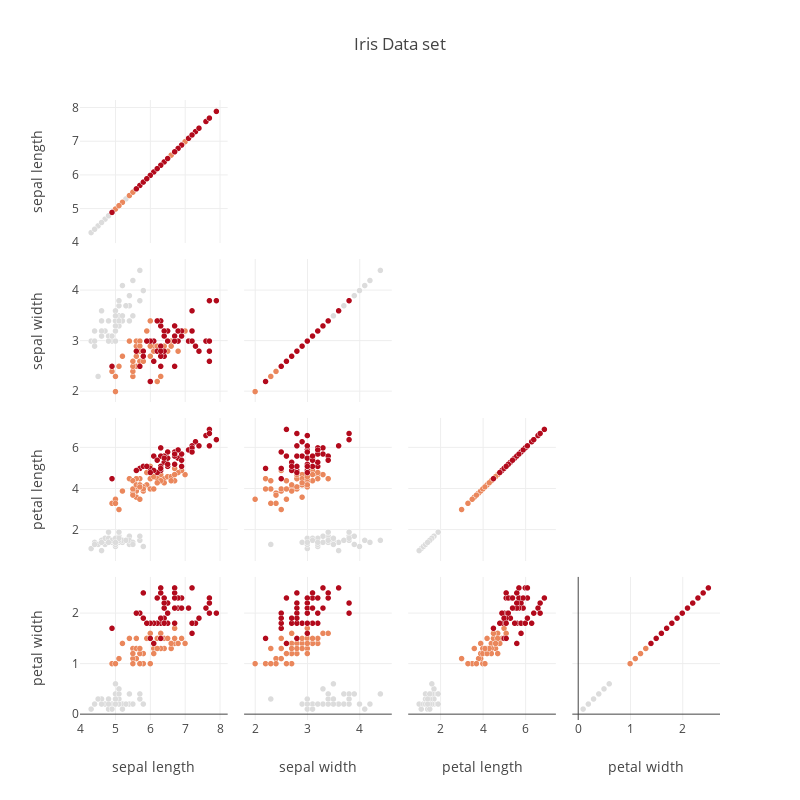

Notebook code for this chart:
### Code cell
import plotly.graph_objects as go
import pandas as pd

df = pd.read_csv('https://raw.githubusercontent.com/plotly/datasets/master/iris-data.csv')
index_vals = df['class'].astype('category').cat.codes

fig = go.Figure(data=go.Splom(
                dimensions=[dict(label='sepal length',
                                 values=df['sepal length']),
                            dict(label='sepal width',
                                 values=df['sepal width']),
                            dict(label='petal length',
                                 values=df['petal length']),
                            dict(label='petal width',
                                 values=df['petal width'])],
                showupperhalf=False, # remove plots on diagonal
                text=df['class'],
                marker=dict(color=index_vals,
                            showscale=False, # colors encode categorical variables
                            line_color='white', line_width=0.5)
                ))


fig.update_layout(
    title='Iris Data set',
    width=800,
    height=800,
)
fig.update_xaxes(mirror=True)
fig.update_yaxes(mirror=True)
fig.show()

### Figure 1 — Plotly figure (JSON) as saved in the notebook; plotly's stock layout.template omitted (floating-point values rounded to 4 significant figures; data arrays with more than 128 entries replaced by an {"elided": "..."} marker saying what was removed)
{"data": [{"dimensions": [{"label": "sepal length", "values": {"elided": "150 float values"}}, {"label": "sepal width", "values": {"elided": "150 float values"}}, {"label": "petal length", "values": {"elided": "150 float values"}}, {"label": "petal width", "values": {"elided": "150 float values"}}], "marker": {"color": {"elided": "150 int values"}, "line": {"color": "white", "width": 0.5}, "showscale": false}, "showupperhalf": false, "text": {"elided": "150 str values"}, "type": "splom"}], "layout": {"height": 800, "title": {"text": "Iris Data set"}, "width": 800, "xaxis": {"mirror": true}, "yaxis": {"mirror": true}}}
